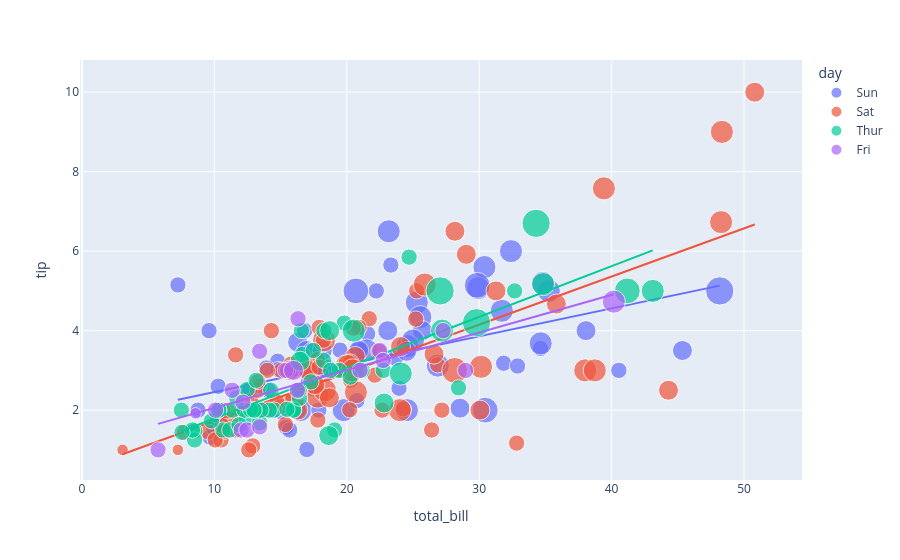

Write notebook code for a chart like this one.
### Markdown cell above
lets move forward by ananlysing all the factors affecting waiter tips:
1. Total bill paid
2. Number of people at a table
3. The day of the week

### Code cell
figure = px.scatter(data_frame = data, x="total_bill",
                    y="tip", size="size", color="day", trendline="ols")
figure.show()
